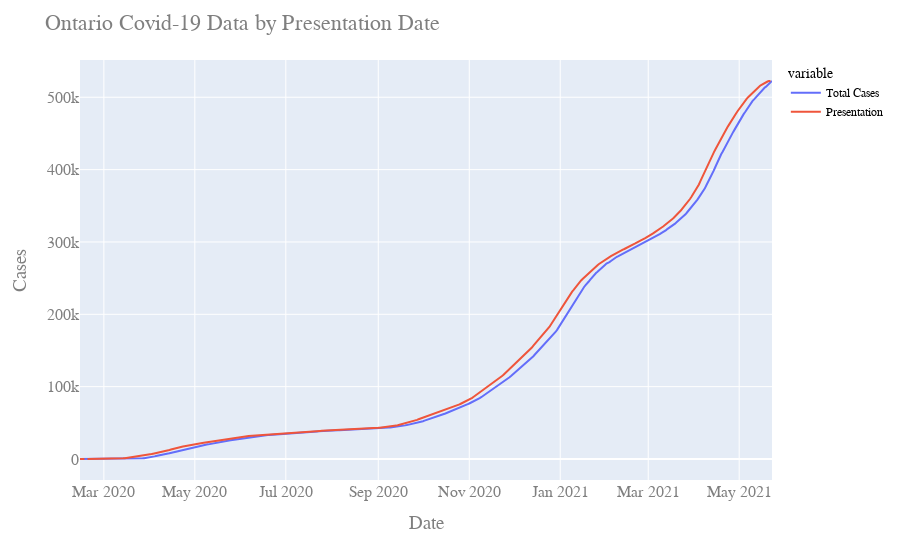

The notebook cell saved with this chart:
### Code cell
fig = px.line(df6, x=df6.index, y="value",color='variable')#,log_y=True)
fig.update_layout(
    title="Ontario Covid-19 Data by Presentation Date",
    xaxis_title="Date",
    yaxis_title="Cases",
    font=dict(
        family="Courier New, monospace",
        size=16,
        color="#7f7f7f"
    ),
    legend=dict(
        font=dict(
            family="sans-serif",
            size=12,
            color="black"
        )
    )
)
fig.show()
#fig.write_html("Ontariopresdate.html")

### Figure 1 — Plotly figure (JSON) as saved in the notebook; plotly's stock layout.template omitted (floating-point values rounded to 4 significant figures; data arrays with more than 128 entries replaced by an {"elided": "..."} marker saying what was removed)
{"data": [{"hovertemplate": "variable=Total Cases<br>Reported Date=%{x}<br>value=%{y}<extra></extra>", "legendgroup": "Total Cases", "line": {"color": "#636efa", "dash": "solid"}, "mode": "lines", "name": "Total Cases", "orientation": "v", "showlegend": true, "type": "scatter", "x": {"elided": "459 str values"}, "xaxis": "x", "y": {"elided": "459 int values"}, "yaxis": "y"}, {"hovertemplate": "variable=Presentation<br>Reported Date=%{x}<br>value=%{y}<extra></extra>", "legendgroup": "Presentation", "line": {"color": "#EF553B", "dash": "solid"}, "mode": "lines", "name": "Presentation", "orientation": "v", "showlegend": true, "type": "scatter", "x": {"elided": "459 str values"}, "xaxis": "x", "y": {"elided": "459 int values"}, "yaxis": "y"}], "layout": {"font": {"color": "#7f7f7f", "family": "Courier New, monospace", "size": 16}, "legend": {"font": {"color": "black", "family": "sans-serif", "size": 12}, "title": {"text": "variable"}, "tracegroupgap": 0}, "margin": {"t": 60}, "title": {"text": "Ontario Covid-19 Data by Presentation Date"}, "xaxis": {"anchor": "y", "domain": [0, 1], "title": {"text": "Date"}}, "yaxis": {"anchor": "x", "domain": [0, 1], "title": {"text": "Cases"}}}}
